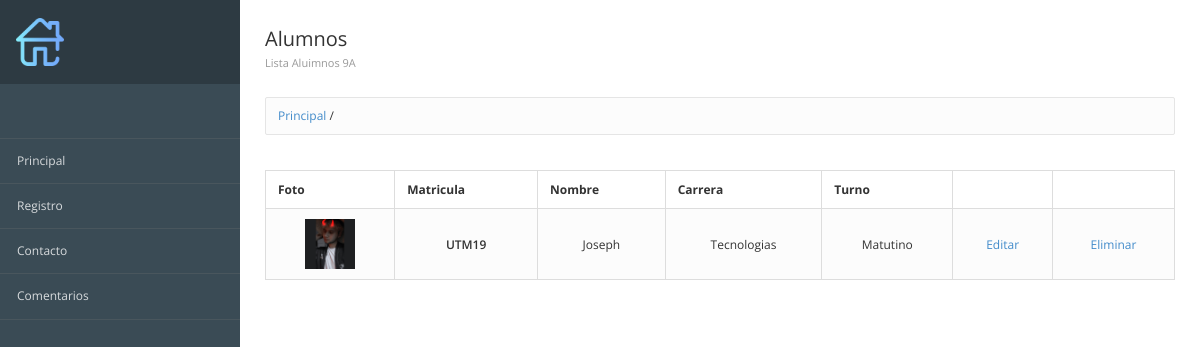
Before: / with the older database file.
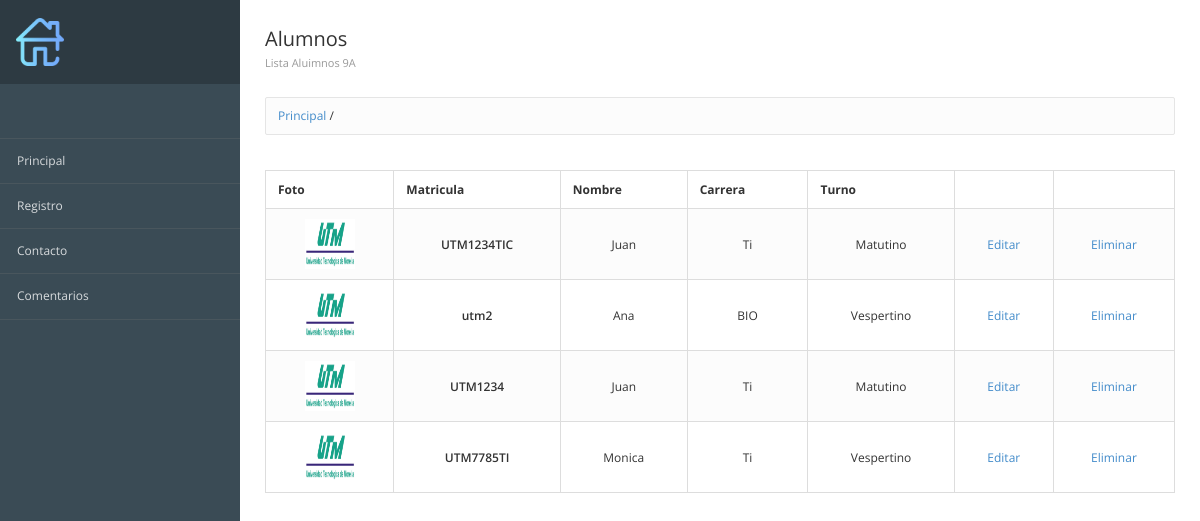
After: the same page with the newer database file.
### registros/models.py (models this page shows, shortened)
class Alumnos(models.Model): #Define la estructura de la tabla
    id = models.AutoField(primary_key=True, verbose_name="Clave")
    matricula = models.CharField(max_length=12, verbose_name="Mat") #Define el tipo de dato y el tamaño
    nombre = models.TextField() #TExto largo
    carrera = models.TextField()
    turno = models.CharField(max_length=10)
    imagen = models.ImageField(upload_to="fotos", verbose_name="Fotografia", null=True)
    created = models.DateTimeField(auto_now_add=True) #Fecha de creacion
    update = models.DateTimeField(auto_now_add=True) #Fecha de actualizacion
    class Meta:
        verbose_name = "Alumno"
        verbose_name_plural = "Alumnos"
        ordering = ["-created"]

### registros/views.py (the view)
# urls.py: path('',views_registros.registros ,name='Principal'),
def registros(request):
    alumnos=Alumnos.objects.all()
    return render(request, 'registros/principal.html', {'alumnos':alumnos})

### registros/templates/registros/principal.html (shortened to what this page needs)
 {% extends 'inicio/encabezado.html' %} {% block titulo %} PRINCIPAL {% endblock %} {% block imagen %} {%load static%} {%static 'inicio/imagenes/home.png'%} {% endblock %} {% block encabezado %}
<div class="page-header">
    <div class="page-title">
        <h3>Alumnos
            <small>Lista Aluimnos 9A</small></h3>
    </div>
</div>
{% endblock %} {% block contenido %}
<table class="text-center table table-bordered table-striped">
    <thead>
        <tr>
            <th>Foto</th>
            <th>Matricula</th>
            <th>Nombre</th>
            <th>Carrera</th>
            <th>Turno</th>
            <th></th>
            <th></th>
        </tr>
    </thead>
    <tbody>
        {% for alumno in alumnos %}
        <tr>
            <td><img src="{{ alumno.imagen.url }}" width="50" height="50"></td>
            <td class="text-semibold">{{alumno.matricula}}</td>
            <td class="muted">{{alumno.nombre}}</td>
            <td class="muted">{{alumno.carrera}}</td>
            <td class="muted">{{alumno.turno}}</td>
            <td class="text-center"><a href="{%url 'ConsultarIndividualAlumno' alumno.id %}">Editar</a></td>
            <td class="text-center"><a href="{%url 'EliminarAlumno' alumno.id %}">Eliminar</a></td>
            {% endfor %}
    </tbody>
</table>
{% endblock %}

### inicio/templates/inicio/encabezado.html (shortened to what this page needs)
<!DOCTYPE html>
<html lang="en">
<head>
    {%load static%}
    <link href="{% static 'inicio/css/bootstrap.min.css'%}" rel="stylesheet" type="text/css">
    <link href="{% static 'inicio/css/londinium-theme.css'%}" rel="stylesheet" type="text/css">
    <link href="{% static 'inicio/css/styles.css'%}" rel="stylesheet" type="text/css">
    <link href="{% static 'inicio/css/icons.css'%}" rel="stylesheet" type="text/css">
</head>
<body>
    <div class="page-container">
        <div class="sidebar">
            <div class="user-menu dropdown">
                <a href="#">
                    <img src="{%block imagen%}{%endblock%}" alt="">
                </a>
            </div>
            <div class="sidebar-content">
                <ul class="navigation">
                    <li><a href="{%url 'Principal'%}">Principal</a></li>
                    <li><a href="{%url 'Formulario'%}">Registro</a></li>
                    <li><a href="{%url 'Contacto' %}">Contacto</a></li>
                    <li><a href="{%url 'Comentario'%}">Comentarios</a></li>
                </ul>
            </div>
        </div>
        <div class="page-content">
            {% block encabezado%} {% endblock %}
            <div class="breadcrumb-line">
                <ul class="breadcrumb">
                    <a href="{%url 'Principal'%}">
                    {% if request.path == '/'  %}
                    Principal
                    {% else %}
                    Principal{{request.path}}
                    {% endif %}
                </a> {{request.path}}
                </ul>
            </div>
            {% block contenido %} {% endblock %} {% comment %} Barra de Navegacion {% endcomment %} {% comment %} Cierre {% endcomment %}
        </div>
    </div>
</body>
</html>

### inicio/static/inicio/css/londinium-theme.css (style rules this page uses)
.panel-toolbar:after, .page-header:after, .header-bar-stats .page-stats li:after, .panel-heading:after { content: ""; display: table; clear: both; }
html { height: 100%; }
body { font-family: 'Open Sans', sans-serif; font-size: 12px; position: relative; min-height: 100%; }
a { cursor: pointer; }
h1, h2, h3, h4, h5, h6, .h1, .h2, .h3, .h4, .h5, .h6 { font-weight: 600; line-height: 1.42857143; margin-top: 0; }
h3, .h3 { font-size: 20px; }
ul, ol { padding-left: 16px; }
.text-semibold { font-weight: 600; }
.page-container { background-color: #fff; }
@media (min-width: 992px) { .navbar-form, .navbar-text, .navbar-nav, .navbar-button, .sidebar { display: block; } }
.page-header { padding: 0; margin: 0; position: relative; border: 0; }
.page-header small { display: block; font-size: 11px; color: #999; margin: 8px 0 0 0; }
.page-title { float: left; }
.page-title h3 { padding: 29px 0; margin: 0; font-weight: 400; line-height: 20px; }
.breadcrumb { padding: 9px 12px 10px 12px; float: left; margin: 0; background: none; border-radius: 0; }
.table { margin-bottom: 0; }
.table > thead > tr > th { border-bottom-width: 1px; outline: 0; }
.table > thead > tr > th, .table > tbody > tr > th, .table > tfoot > tr > th, .table > thead > tr > td, .table > tbody > tr > td, .table > tfoot > tr > td { vertical-align: middle; padding: 10px 12px; }
.table-striped > tbody > tr:nth-child(odd) > td, .table-striped > tbody > tr:nth-child(odd) > th, .table-hover > tbody > tr:hover > td, .table-hover > tbody > tr:hover > th { background-color: #fcfcfc; }

Changed rows visible on the page:
removed Alumnos: imagen (picture), matricula "UTM19", nombre "Joseph", carrera "Tecnologias", turno "Matutino"
added Alumnos: imagen (picture), matricula "UTM1234TIC", nombre "Juan", carrera "Ti", turno "Matutino"
added Alumnos: imagen (picture), matricula "utm2", nombre "Ana", carrera "BIO", turno "Vespertino"
added Alumnos: imagen (picture), matricula "UTM1234", nombre "Juan", carrera "Ti", turno "Matutino"
added Alumnos: imagen (picture), matricula "UTM7785TI", nombre "Monica", carrera "Ti", turno "Vespertino"
